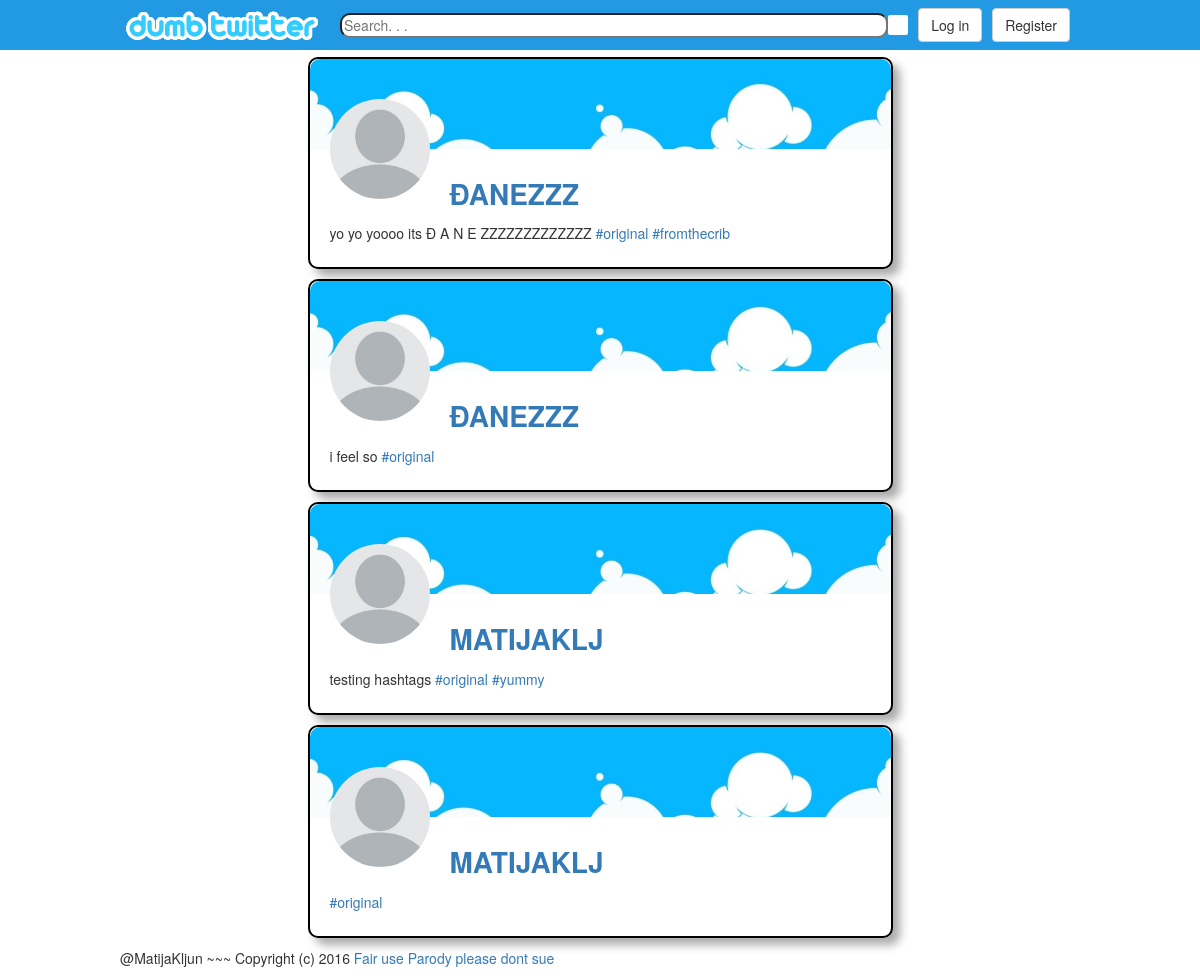
The app's page /microblog/hashtag/original with its own data.
### microblog_web/models.py (models this page shows)
class Post(models.Model):
    profile = models.ForeignKey(Profile, on_delete=models.CASCADE)
    content = models.TextField()
    pub_date = models.DateTimeField(default=datetime.now)
    objects = PostManager()

class Profile(models.Model):
    user = models.ForeignKey(User, on_delete=models.CASCADE)
    displayName = models.CharField(max_length=30)
    description = models.CharField(max_length=150, default='')
    coverImage = models.CharField(max_length=100, default='microblog/img/cover-image.jpg')
    profileImage = models.CharField(max_length=100, default='microblog/img/profile-image.jpg')
    objects = ProfileManager()

### microblog_web/views.py (the view)
# urls.py: url(r'^hashtag/([\w]+)', views.hashtag),
def hashtag(request, ht):
    context = {}
    try:
        hashtagobj = Hashtag.objects.get(name=ht)
        if hashtagobj:
            post_hashtag = Post_hashtag.objects.filter(hashtag=hashtagobj)
            posts = []
            print(post_hashtag)
            for ph in post_hashtag:
                print(ph.post)
                posts.append(ph.post)
            context['posts'] = posts
    except Exception as e:
        pass
    return render(request, 'microblog_web/hashtag.html', context)

### microblog_web/templatetags/microblogtags.py (called while the page is built)
def hashrepl(matchobj):
    return "<a href=\"/microblog/hashtag/" + str(matchobj.group(0)[1:]) + "\">" + str(matchobj.group(0)) + "</a>"

@register.filter(name="editpost")
def hashtag(content):
    content = mark_safe(re.sub('\@[0-9\w_]{1,100}\\b', afnarepl, content))
    return mark_safe(re.sub('\#[0-9\w]{1,100}\\b', hashrepl, content))

### microblog_web/templates/microblog_web/hashtag.html
{% extends "microblog_web/base.html" %}
{% load static %}
{% block main %}
    <div class="row">
        <div class="col-lg-6 col-lg-offset-3 col-md-6 col-md-offset-3 col-sm-8 col-sm-offset-2">
            <div class="newsfeed">
                <div class="posts" id="newsfeed">
                    {% if not posts %}
                        Ni objav s tem hastagom
                    {% else %}
                        {% for post in posts %}
                            {% include 'microblog_web/post.html' %}
                        {% endfor %}
                    {% endif %}
                </div>
            </div>
        </div>
    </div>
{% endblock %}

### microblog_web/templates/microblog_web/post.html
{% load static %}
{% load microblogtags %}
<article class="post">
    <div class="cover-image">
        <img class="cover-image" src="{% static post.profile.coverImage %}" alt="cover photo" />
    </div>
    <div class="profile-image-div">
        <img class="profile-image" src="{% static post.profile.profileImage %}" alt="profile picture" />
    </div>
    <h2 class="profile-name"><a href="/microblog/profile/{{post.profile.user.id}}">{{post.profile.displayName | upper}}</a></h2>
    <div class="post-text">
            {{post.content|editpost}}
    </div>
    <div class="tags">
    </div>
</article>

### microblog_web/static/microblog/css/main.css (style rules this page uses)
.newsfeed { order: 2; flex-grow: 3; }
body { margin: 0px; font-family: Helvetica; background-color: #D4E6F1; }
.post { background-color: white; border-style: solid; border-width: 2px; border-color: black; border-radius: 10px; box-shadow: 7px 7px 10px #aaaaaa; margin-top: 10px; margin-bottom: 10px; }
.cover-image { width: 100%; object-fit: cover; }
.cover-image img { border-radius: 10px 10px 0px 0px; }
div .cover-image { height: 90px; }
.profile-image-div .profile-image { width: 100px; height: 100px; border-radius: 50%; position: absolute; z-index: 10; top: -50px; left: 20px; }
.profile-image-div { position: absolute; }
.profile-name { padding-left: 140px; padding-top: 10px; font-size: 2em; font-weight: bold; }
.post-text { padding: 4px 20px 4px 20px; }
.tags { padding-left: 20px; padding-bottom: 20px; }

### records on screen
Post: profile.coverImage (picture), profile.profileImage (picture), profile.displayName "ĐANEZZZ", content|editpost "yo yo yoooo its Đ A N E ZZZZZZZZZZZZZ #original #fromthecrib"
Post: profile.coverImage (picture), profile.profileImage (picture), profile.displayName "ĐANEZZZ", content|editpost "i feel so #original"
Post: profile.coverImage (picture), profile.profileImage (picture), profile.displayName "MATIJAKLJ", content|editpost "testing hashtags #original #yummy"
Post: profile.coverImage (picture), profile.profileImage (picture), profile.displayName "MATIJAKLJ", content|editpost "#original"
